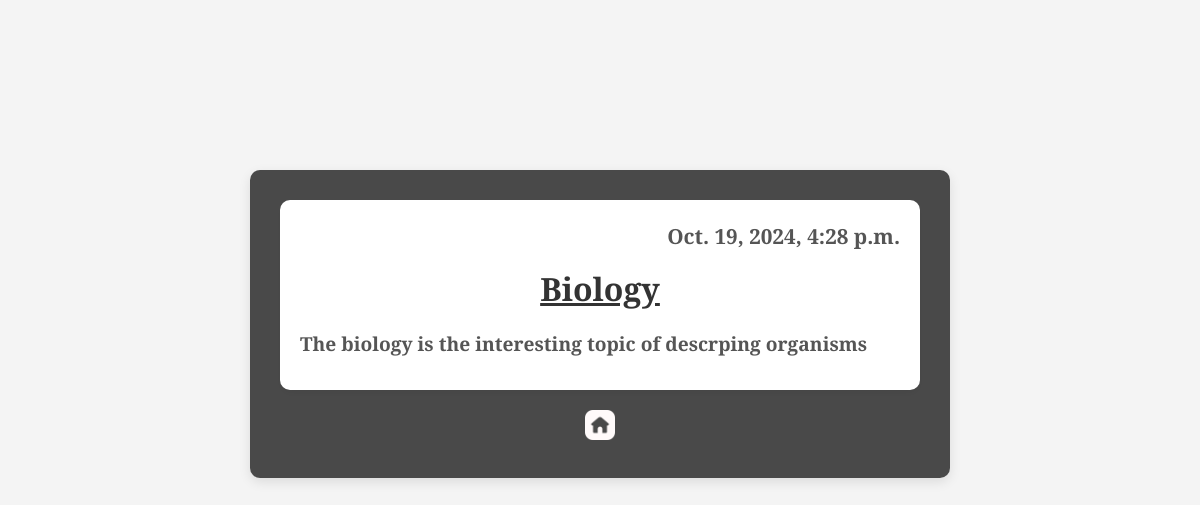
/viewnotes/19, run on the app's committed database.
### MyApp/models.py (models this page shows, shortened)
class NotesTaking(models.Model):
    heading=models.CharField(max_length=100)
    description=models.CharField(max_length=2000)
    modified_date = models.DateTimeField()

### MyApp/views.py (the view)
# urls.py: path('viewnotes/<id>',views.viewNotes,name="viewnotes"),
def viewNotes(request,id):
    notes = NotesTaking.objects.get(id=id)
    return render(request, "MyAppHTML/viewNotes.html", context={"notes": notes})

### template/MyAppHTML/viewNotes.html (shortened to what this page needs)
<!DOCTYPE html>
<html lang="en">
<head>
    {% load static %}
    <link rel="stylesheet" href="{% static 'MyAppStatic/css/notes_common.css' %}">
    <link rel="stylesheet" href="{% static 'MyAppStatic/css/viewNotesCss.css' %}">
</head>
<body>
<div class="full_content">
    <div class="content">
        <h3>{{notes.modified_date}}</h3>
        <h1>{{notes.heading}}</h1>
        <p>{{notes.description}}</p>
    </div>
    <div>
        <a href="{% url 'home' %}"><img src="{% static 'MyAppStatic/media/home_icon.png' %}" height="30px" width="30px"></a>
    </div>
</div>
</body>
</html>

### static/MyAppStatic/css/notes_common.css (style rules this page uses)
* { margin: 0; padding: 0; box-sizing: border-box; }
html { font-size: 16px; }
body { background-image: url('../media/notes_background.jpg'); background-size: cover; background-position: center; background-repeat: no-repeat; background-attachment: fixed; font-family: "PT Serif", serif; line-height: 1.6; background-color: #f4f4f4; color: white; padding: 20px; }

### static/MyAppStatic/css/viewNotesCss.css (style rules this page uses)
.full_content { display: flex; flex-direction: column; justify-content: center; align-items: center; padding: 30px; width: 100%; max-width: 700px; margin: 150px auto; background-color: rgba(0, 0, 0, 0.7); border-radius: 10px; box-shadow: 0 4px 12px rgba(0, 0, 0, 0.1); text-align: center; font-family: 'Cormorant Garamond'; }
.content { width: 100%; padding: 20px; background-color: #ffffff; border-radius: 10px; box-shadow: 0 4px 8px rgba(0, 0, 0, 0.05); font-family: 'Cormorant Garamond'; }
h1 { font-size: 2rem; color: #333; margin-bottom: 15px; text-decoration:underline; font-family: 'Cormorant Garamond'; }
p { font-size: 1.2rem; color: #555; margin-bottom: 10px; font-family: 'Cormorant Garamond'; text-align:left; font-weight:bold; }
h3 { font-size: 1.3rem; color: #555; margin-bottom: 10px; font-family: 'Cormorant Garamond'; text-align:right; }
.full_content a img { margin-top: 20px; cursor: pointer; transition: transform 0.3s ease, box-shadow 0.3s ease; }

### data on the page
NotesTaking: modified_date "Oct. 19, 2024, 4:28 p.m.", heading "Biology", description "The biology is the interesting topic of descrping organisms"
